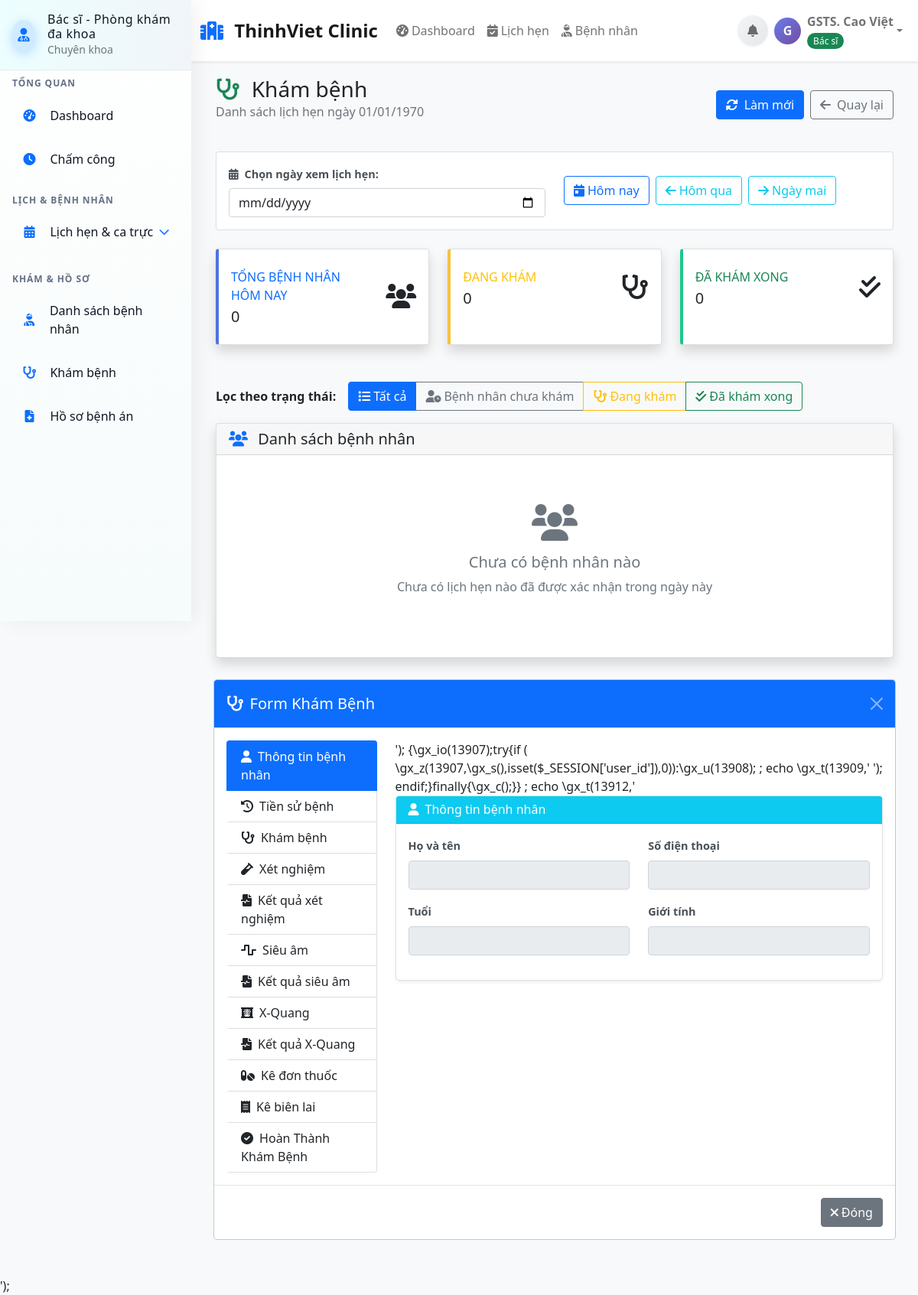
/Views/doctor/examination.php (signed in), run on the app's committed database.
### tables this page shows
CREATE TABLE `bac_si` (
  `id` int NOT NULL,
  `ten` varchar(255) NOT NULL,
  `email` varchar(255) NOT NULL,
  `mat_khau` varchar(255) NOT NULL,
  `so_dien_thoai` varchar(20) DEFAULT NULL,
  `chuyen_khoa_id` int DEFAULT NULL,
  `chuyen_khoa` varchar(100) DEFAULT NULL,
  `so_giay_phep` varchar(50) DEFAULT NULL,
  `so_nam_kinh_nghiem` int DEFAULT '0',
  `ngay_tao` timestamp NOT NULL DEFAULT CURRENT_TIMESTAMP,
  `ngay_cap_nhat` timestamp NOT NULL DEFAULT CURRENT_TIMESTAMP ON UPDATE CURRENT_TIMESTAMP,
  `hinh_anh` varchar(255) DEFAULT NULL,
  `face_encoding` text COMMENT 'Face encoding dạng JSON array',
  `face_encoding_updated` timestamp NULL DEFAULT NULL COMMENT 'Thời gian cập nhật face encoding',
  `trang_thai_truy_cap` enum('active','inactive','blocked','suspended') NOT NULL DEFAULT 'active' COMMENT 'Trạng thái truy cập: active=hoạt động, inactive=không hoạt động, blocked=bị chặn, suspended=tạm khóa'
);

### Controllers/AuthController.php (called while the page is built, shortened)
<?php
require_once 'Models/Doctor.php';
class AuthController
{
    private function resolveUserByFallback($uid): ?array
    {
        try {
            $doc = new Doctor();
            $d = $doc->getById($uid);
            if ($d) {
                $spec = isset($d['chuyen_khoa_id']) ? (int)$d['chuyen_khoa_id'] : 0;
                $role = ($spec === 16) ? 'xray_doctor' : (($spec === 18) ? 'sieuam_doctor' : 'doctor');
                return [
                    'role' => $role,
                    'name' => $d['ten'] ?? '',
                    'email' => $d['email'] ?? '',
                    'chuyen_khoa_id' => $spec
                ];
            }
        } catch (Exception $e) {
        }
        return null;
    }
    public function resolveCurrentUserContext(): array
    {
        static $cached;
        if ($cached !== null) return $cached;
        $cached = ['id' => null, 'role' => '', 'name' => '', 'email' => '', 'chuyen_khoa_id' => null];
        $uid = $_SESSION['user_id'] ?? null;
        $cached['id'] = (int)$uid;
        $sessionRole = $_SESSION['user_role'] ?? '';
        $result = $this->resolveUserByFallback($uid);
        if ($result) {
            $cached = array_merge($cached, $result);
        }
        return $cached;
    }
}

### config/database.php (called while the page is built, shortened)
<?php
class Database
{
    private $host;
    private $db_name;
    private $username;
    private $password;
    public function __construct()
    {
        $this->host = $_ENV['DB_HOST'] ?? getenv('DB_HOST') ?? 'localhost';
        $this->db_name = $_ENV['DB_NAME'] ?? getenv('DB_NAME') ?? 'clinic-management';
        $this->username = $_ENV['DB_USER'] ?? getenv('DB_USER') ?? 'root';
        $this->password = $_ENV['DB_PASS'] ?? getenv('DB_PASS') ?? '';
    }
    private function loadEnvFile()
    {
        $envFile = __DIR__ . '/../.env';
    }
    public function getConnection()
    {
        $this->conn = null;
        try {
            $this->conn = new PDO("mysql:host=" . $this->host . ";dbname=" . $this->db_name, $this->username, $this->password);
            $this->conn->exec("set names utf8");
            $this->conn->setAttribute(PDO::ATTR_ERRMODE, PDO::ERRMODE_EXCEPTION);
            $this->conn->exec("SET time_zone = '+07:00'");
        } catch (PDOException $exception) {
            error_log("Database connection error: " . $exception->getMessage());
            echo "Database connection failed. Please try again later.";
        }
        return $this->conn;
    }
}

### Models/User.php (called while the page is built, shortened)
<?php
require_once 'config/database.php';
class User
{
    public function __construct()
    {
        $database = new Database();
        $this->conn = $database->getConnection();
    }
}

### Models/Doctor.php (called while the page is built, shortened)
<?php
require_once 'Models/User.php';
class Doctor extends User
{
    public function __construct()
    {
        $this->table_name = "bac_si";
    }
    public function getById(int $id): ?array
    {
        $query = "SELECT bs.id, bs.ten, bs.email, bs.so_dien_thoai,
                         ck.ten AS chuyen_khoa, bs.so_giay_phep, bs.so_nam_kinh_nghiem, bs.mat_khau, bs.ngay_tao, bs.ngay_cap_nhat, bs.hinh_anh
                  FROM " . $this->table_name . " bs
                  LEFT JOIN chuyen_khoa ck ON ck.id = bs.chuyen_khoa_id
                  WHERE bs.id = :id";
        $stmt = $this->conn->prepare($query);
        $stmt->bindParam(":id", $id);
        $stmt->execute();
        $row = $stmt->fetch(PDO::FETCH_ASSOC);
        return $row ?: null;
    }
}

### Views/layouts/socket_bootstrap.php (called while the page is built, shortened)
<?php
require_once __DIR__ . '/layout_helper.php';
$ctx = function_exists('getCurrentUserContext') ? getCurrentUserContext() : ['id' => null, 'role' => '', 'name' => ''];
?>

### Views/layouts/main_layout.php (the view, shortened to what this page needs)
<?php
require_once 'Views/layouts/layout_helper.php';
$__ctx = getCurrentUserContext();
$user_role = $__ctx['role'];
$ctx = getCurrentUserContext();
$displayName = htmlspecialchars($ctx['name'] ?: 'Bệnh nhân', ENT_QUOTES, 'UTF-8');
?>
<!DOCTYPE html>
<html lang="vi">
<head>
    <?php include 'Views/layouts/socket_bootstrap.php'; ?>
    <link href="https://cdn.jsdelivr.net/npm/bootstrap@5.1.3/dist/css/bootstrap.min.css" rel="stylesheet">
    <link href="https://cdnjs.cloudflare.com/ajax/libs/font-awesome/6.0.0/css/all.min.css" rel="stylesheet">
</head>
<body>
    <?php
    switch ($user_role) {
        case 'doctor':
            include 'Views/layouts/doctor_sidebar.php';
            break;
    }
    ?>
    <nav class="navbar navbar-expand-lg navbar-light bg-white shadow-sm">
        <div class="container-fluid">
            <a class="navbar-brand" href="./home">
                <i class="fas fa-hospital text-primary me-2"></i>
                ThinhViet Clinic
            </a>
            <div class="collapse navbar-collapse" id="navbarNav">
                <ul class="navbar-nav me-auto">
                    <?php if ($user_role == 'admin'): ?>
                        <li class="nav-item">
                            <a class="nav-link" href="./admin_dashboard">
                                <i class="fas fa-tachometer-alt me-1"></i>Dashboard
                            </a>
                        </li>
                        <li class="nav-item">
                            <a class="nav-link" href="#">
                                <i class="fas fa-users me-1"></i>Quản lý người dùng
                            </a>
                        </li>
                        <li class="nav-item">
                            <a class="nav-link" href="#">
                                <i class="fas fa-calendar-alt me-1"></i>Lịch hẹn
                            </a>
                        </li>
                    <?php elseif ($user_role == 'doctor'): ?>
                        <li class="nav-item">
                            <a class="nav-link" href="./doctor_dashboard">
                                <i class="fas fa-tachometer-alt me-1"></i>Dashboard
                            </a>
                        </li>
                        <li class="nav-item">
                            <a class="nav-link" href="#">
                                <i class="fas fa-calendar-check me-1"></i>Lịch hẹn
                            </a>
                        </li>
                        <li class="nav-item">
                            <a class="nav-link" href="#">
                                <i class="fas fa-user-injured me-1"></i>Bệnh nhân
                            </a>
                        </li>
                    <?php endif; ?>
                </ul>
                <div class="navbar-nav">
                    <?php include 'Views/layouts/notifications_dropdown.php'; ?>
                    <div class="nav-item dropdown">
                        <a class="nav-link dropdown-toggle d-flex align-items-center" href="#" role="button"
                            data-bs-toggle="dropdown">
                            <div class="user-avatar me-2">
                                <?php echo strtoupper(substr($ctx['name'] ?: 'U', 0, 1)); ?>
                            </div>
                            <div class="user-info">
                                <div>
                                    <div class="fw-bold"><?php echo $displayName; ?></div>
                                    <small class="text-muted">
                                        <?php
                                        $role_text = '';
                                        $role_class = '';
                                        switch ($user_role) {
                                            case 'doctor':
                                                $role_text = 'Bác sĩ';
                                                $role_class = 'role-doctor';
                                                break;
                                        }
                                        ?>
                                        <span
                                            class="role-badge <?php echo $role_class; ?>"><?php echo $role_text; ?></span>
                                    </small>
                                </div>
                            </div>
                        </a>
                    </div>
                </div>
            </div>
        </div>
    </nav>
    <div class="main-content">
        <?php echo $content ?? ''; ?>
</body>
</html>

### assets/css/examination.css (style rules this page uses)
.exam-nav { border-left: 3px solid transparent; }
.exam-nav.active, .exam-nav:hover { border-left-color: #0d6efd; }
.exam-section { display: none; }
.exam-section.active { display: block; }
.modal-xxl { max-width: 98%; }

### assets/css/prescription.css (style rules this page uses)
.form-label.fw-bold { color: #495057; font-size: 0.9rem; margin-bottom: 0.5rem; }
.exam-section { border: 1px solid #dee2e6; border-radius: 0.375rem; box-shadow: 0 0.125rem 0.25rem rgba(0, 0, 0, 0.075); }

### Views/layouts/main_layout.php (style rules this page uses)
body { background-color: #f8f9fa; }
.main-content { margin-left: 250px; padding: 20px; min-height: 100vh; }
.navbar { margin-left: 250px; }
.navbar-brand { font-weight: 600; font-size: 1.5rem; }
.navbar-nav .nav-link { font-weight: 500; transition: all 0.3s ease; }
.user-info { display: flex; align-items: center; gap: 10px; }
.user-avatar { width: 35px; height: 35px; border-radius: 50%; background: linear-gradient(135deg, #667eea 0%, #764ba2 100%); display: flex; align-items: center; justify-content: center; color: white; font-weight: 600; }
.role-badge { font-size: 0.75rem; padding: 2px 8px; border-radius: 12px; font-weight: 500; }
.role-doctor { background-color: #198754; color: white; }

### Views/layouts/doctor_sidebar.php (style rules this page uses)
:root { --clinic-bg: #ffffff; --clinic-surface: #f6fbfb; --clinic-text: #0f1724; --clinic-muted: #667085; --clinic-accent: #0d6efd; --clinic-accent-strong: #0a58ca; --clinic-border: rgba(13, 20, 25, 0.06); }

### data on the page
bac_si: substr($ctx['name'] ?: 'U', 0, 1) "G", ten "GSTS. Cao Việt", role_text "Bác sĩ"

### other printed values
$_SESSION['specialization'] "Chuyên khoa"
date('d/m/Y', strtotime($selectedDate)) "01/01/1970"
$stats['total_patients'] "0"
$stats['examining'] "0"
$stats['completed'] "0"
